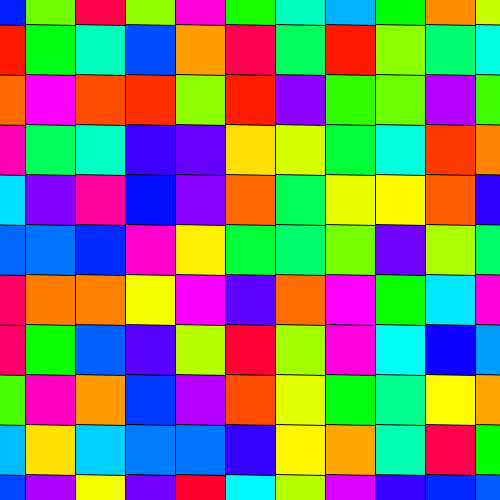
Frame 1 (no input)
Frame 60 (the mouse pressed at the canvas centre just before this capture): identical to frame 1, image omitted
Frame 120 (the mouse held since frame 60 and released just before this capture): identical to frame 1, image omitted

The Processing sketch that drew this single still picture (run headless with seeded random() and noise(); from frame 60 on, the mouse is pressed at the canvas centre):

// Processing sketch: SquareTilling
// ── SquareTilling.pde

int num = 10;
PVector[][] lattice;
PShape tile;
PVector[] base = new PVector[2];
float scalar;

void setup() {
  size(500, 500);
  colorMode(HSB, 1);
  scalar = height * 1.0 / num;
  makeSqVector();
  makeSqLattice();
  makeSquare();
  drawTilling();
}

void draw() {}

void mouseClicked() {
  drawTilling();
}

void makeSqVector() {
  base[0] = new PVector(0, 1);
  base[1] = new PVector(1, 0);
}

void makeSqLattice() {
  lattice = new PVector[num + 1][num + 1];
  for(int i=0; i < num + 1; i++) {
    for(int j=0; j < num + 1; j++) {
      PVector v = PVector.mult(base[0], i * scalar);
      v.add(PVector.mult(base[1], j * scalar));
      lattice[i][j] = new PVector(v.x, v.y);
    }
  }
}

void makeSquare() {
  tile = createShape();
  tile.beginShape();
  for(int i=0; i < 4; i++) {
    PVector v = PVector.fromAngle(2 * PI * (i + 0.5) / 4);
    v.mult(scalar / sqrt(2));
    tile.vertex(v.x, v.y);
  }
  tile.endShape(CLOSE);
}

void drawTilling() {
  for(PVector[] vecArr : lattice) {
    for(PVector vec : vecArr) {
      tile.resetMatrix();
      tile.translate(vec.x, vec.y);
      tile.setFill(color(random(1), 1, 1));
      shape(tile);
    }
  }
}
